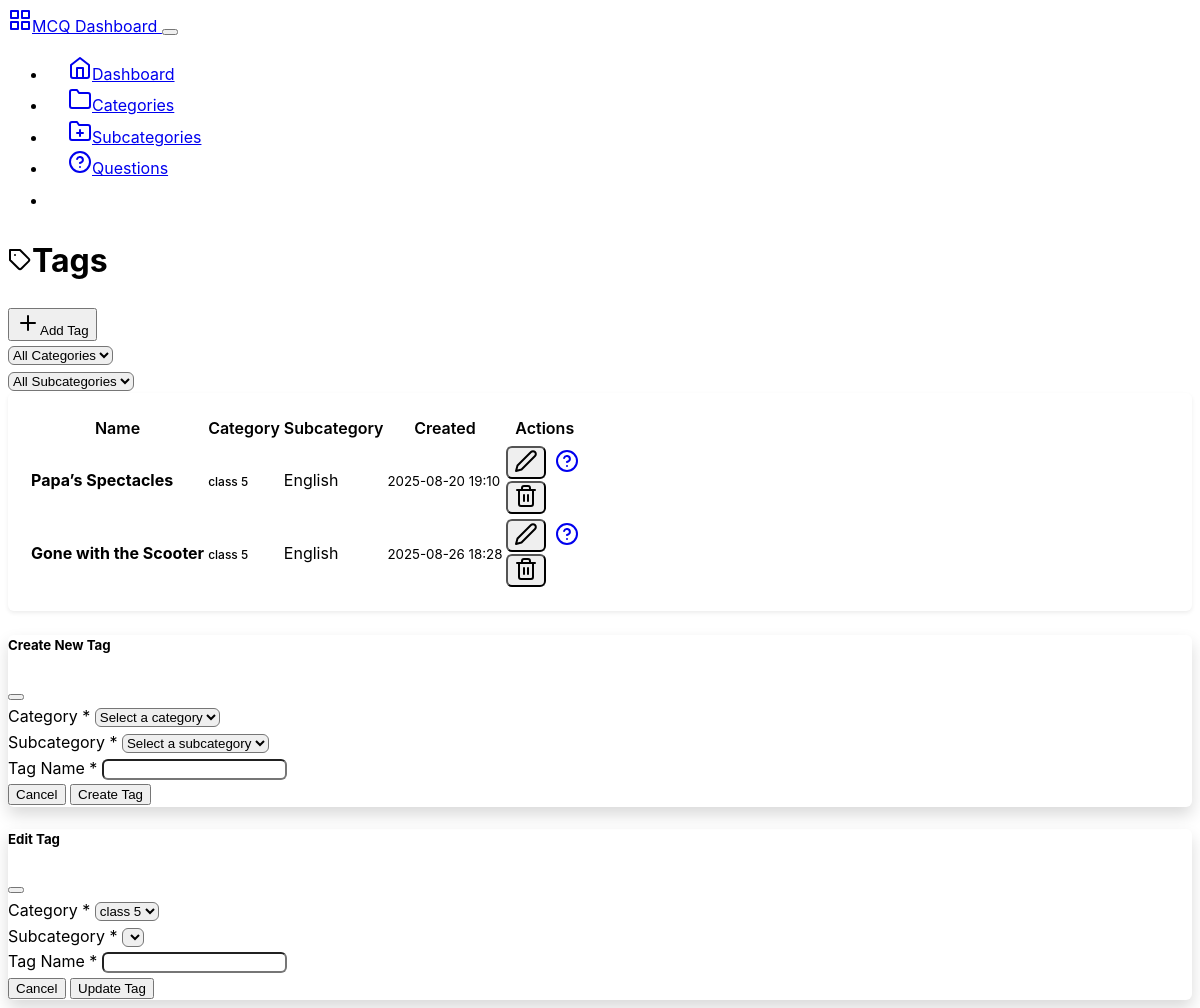
The page /backend/tags on the database its author committed.
### mcqbox/model.py (models this page shows, shortened)
class Tag(db.Model):
    id = db.Column(db.Integer, primary_key=True)
    name = db.Column(db.String(50), nullable=False)
    category_id = db.Column(db.Integer, db.ForeignKey('category.id'), nullable=False)
    category = db.relationship('Category', backref=db.backref('tags', lazy=True))
    subcategory_id = db.Column(db.Integer, db.ForeignKey('subcategory.id'), nullable=True)
    subcategory = db.relationship('Subcategory', backref=db.backref('tags', lazy=True))
    created_at = db.Column(db.DateTime, server_default=db.func.now())

class Category(db.Model):
    id = db.Column(db.Integer, primary_key=True)
    name = db.Column(db.String(50), nullable=False, unique=True)
    description = db.Column(db.String(200), nullable=True)
    created_at = db.Column(db.DateTime, server_default=db.func.now())
    updated_at = db.Column(db.DateTime, server_default=db.func.now(), onupdate=db.func.now())

class Subcategory(db.Model):
    id = db.Column(db.Integer, primary_key=True)
    name = db.Column(db.String(50), nullable=False)
    category_id = db.Column(db.Integer, db.ForeignKey('category.id'), nullable=False)
    category = db.relationship('Category', backref=db.backref('subcategories', lazy=True))
    description = db.Column(db.String(200), nullable=True)
    created_at = db.Column(db.DateTime, server_default=db.func.now())
    updated_at = db.Column(db.DateTime, server_default=db.func.now(), onupdate=db.func.now())

### mcqbox/backend/route.py (the view)
@app.route('/backend/tags')
def tags():
    category_id = request.args.get('category_id', type=int)
    subcategory_id = request.args.get('subcategory_id', type=int)
    categories = Category.query.all()
    if category_id:
        subcategories_list = Subcategory.query.filter_by(category_id=category_id).all()
        tag = Tag.query.filter_by(category_id=category_id, subcategory_id= subcategory_id).all()
    else:
        tag = Tag.query.all()
        subcategories_list = []
    return render_template('tags.html',
                            tags = tag,
                           categories=categories,
                           selected_category=category_id,
                            selected_subcategory=subcategory_id,
                             subcategories=subcategories_list
                           )

### mcqbox/backend/templates/tags.html (shortened to what this page needs)
{% extends "base.html" %}
{% block content %}
<div class="row">
    <div class="col-12">
        <div class="d-flex justify-content-between align-items-center mb-4">
            <h1><i data-feather="tag" class="me-2"></i>Tags</h1>
            <button class="btn btn-primary" data-bs-toggle="modal" data-bs-target="#createTagModal">
                <i data-feather="plus" class="me-2"></i>Add Tag
            </button>
        </div>
    </div>
</div>
<div class="row mb-3">
    <div class="col-12">
        <form method="GET" id="filterForm">
            <div class="row">
                <div class="col-md-3">
                    <select name="category_id" class="form-select" id="categorySelect" onchange="updateSubcategories()">
                        <option value="">All Categories</option>
                    </select>
                </div>
                <div class="col-md-3">
                    <select name="subcategory_id" class="form-select" id="subcategorySelect"
                        onchange="this.form.submit()">
                        <option value="">All Subcategories</option>
                    </select>
                </div>
            </div>
        </form>
    </div>
</div>
<div class="row">
    <div class="col-12">
        <div class="card">
            <div class="card-body">
                {% if tags %}
                <div class="table-responsive">
                    <table class="table table-hover">
                        <thead>
                            <tr>
                                <th>Name</th>
                                <th>Category</th>
                                <th>Subcategory</th>
                                <th>Created</th>
                                <th class="text-end">Actions</th>
                            </tr>
                        </thead>
                        <tbody>
                            {% for tag in tags %}
                            <tr>
                                <td>
                                    <strong>{{ tag.name }}</strong>
                                </td>
                                <td>
                                    <span class="badge bg-secondary">
                                        {{ tag.category.name if tag.category.name else 'Unknown' }}
                                    </span>
                                </td>
                                <td>
                                    <span class="text-muted">
                                        {{ tag.subcategory.name if tag.subcategory else 'Unknown' }}
                                    </span>
                                </td>
                                <td>
                                    <small class="text-muted">{{ tag.created_at.strftime('%Y-%m-%d %H:%M') }}</small>
                                </td>
                                <td class="text-end">
                                    <div class="btn-group" role="group">
                                        <button class="btn btn-sm btn-outline-secondary"
                                            onclick="editTag('{{ tag.id }}', '{{ tag.name }}', {{ tag.category_id }}, {{ tag.subcategory_id }})"
                                            data-bs-toggle="modal" data-bs-target="#editTagModal">
                                            <i data-feather="edit-2"></i>
                                        </button>
                                        <a href="{{ url_for('questions', tag_id=tag.id) }}"
                                            class="btn btn-sm btn-outline-primary">
                                            <i data-feather="help-circle"></i>
                                        </a>
                                        <form method="POST" action="{{ url_for('delete_tag', tag_id=tag.id) }}"
                                            class="d-inline"
                                            onsubmit="return confirm('Are you sure? This will delete all questions in this subcategory.')">
                                            <button type="submit" class="btn btn-sm btn-outline-danger">
                                                <i data-feather="trash-2"></i>
                                            </button>
                                        </form>
                                    </div>
                                </td>
                            </tr>
                            {% endfor %}
                        </tbody>
                    </table>
                </div>
                {% endif %}
            </div>
        </div>
    </div>
</div>
<div class="modal fade" id="createTagModal" tabindex="-1" aria-hidden="true">
    <div class="modal-dialog">
        <div class="modal-content">
            <form method="POST" action="{{ url_for('create_tag') }}">
                <div class="modal-header">
                    <h5 class="modal-title">Create New Tag</h5>
                    <button type="button" class="btn-close" data-bs-dismiss="modal"></button>
                </div>
                <div class="modal-body">
                    <div class="mb-3">
                        <label for="createCategoryId" class="form-label">Category *</label>
                        <select class="form-select" id="createCategoryId" name="category_id"
                            onchange="updateCreateSubcategories()" required>
                            <option value="">Select a category</option>
                        </select>
                    </div>
                    <div class="mb-3">
                        <label for="createSubcategoryId" class="form-label">Subcategory *</label>
                        <select class="form-select" id="createSubcategoryId" name="subcategory_id" required>
                            <option value="">Select a subcategory</option>
                        </select>
                    </div>
                    <div class="mb-3">
                        <label for="name" class="form-label">Tag Name *</label>
                        <input type="text" class="form-control" id="name" name="name" required>
                    </div>
                </div>
                <div class="modal-footer">
                    <button type="button" class="btn btn-secondary" data-bs-dismiss="modal">Cancel</button>
                    <button type="submit" class="btn btn-primary">Create Tag</button>
                </div>
            </form>
        </div>
    </div>
</div>
<div class="modal fade" id="editTagModal" tabindex="-1">
    <div class="modal-dialog">
        <div class="modal-content">
            <form method="POST" id="editTagForm">
                <div class="modal-header">
                    <h5 class="modal-title">Edit Tag</h5>
                    <button type="button" class="btn-close" data-bs-dismiss="modal"></button>
                </div>
                <div class="modal-body">
                    <div class="mb-3">
                        <label for="editCategoryId" class="form-label">Category *</label>
                        <select class="form-select" id="editCategoryId" name="category_id"
                            onchange="updateEditSubcategories(this.value)" required>
                            {% for category in categories %}
                            <option value="{{ category.id }}">{{ category.name }}</option>
                            {% endfor %}
                        </select>
                    </div>
                    <div class="mb-3">
                        <label for="editSubcategoryId" class="form-label">Subcategory *</label>
                        <select class="form-select" id="editSubcategoryId" name="subcategory_id" required>
                        </select>
                    </div>
                    <div class="mb-3">
                        <label for="editName" class="form-label">Tag Name *</label>
                        <input type="text" class="form-control" id="editName" name="name" required>
                    </div>
                </div>
                <div class="modal-footer">
                    <button type="button" class="btn btn-secondary" data-bs-dismiss="modal">Cancel</button>
                    <button type="submit" class="btn btn-primary">Update Tag</button>
                </div>
            </form>
        </div>
    </div>
</div>
{%endblock%}

### mcqbox/backend/static/css/custom.css (style rules this page uses)
:root { --sidebar-width: 250px; --header-height: 70px; --border-radius: 0.375rem; --box-shadow: 0 0.125rem 0.25rem rgba(0, 0, 0, 0.075); --box-shadow-lg: 0 0.5rem 1rem rgba(0, 0, 0, 0.15); }
body { font-family: -apple-system, BlinkMacSystemFont, "Segoe UI", Roboto, "Helvetica Neue", Arial, sans-serif; line-height: 1.6; }
.card { border-radius: var(--border-radius); box-shadow: var(--box-shadow); margin-bottom: 1.5rem; }
.card-body { padding: 1.25rem; }
.table { margin-bottom: 0; }
.table th { border-top: none; font-weight: 600; color: var(--bs-body-color); background-color: var(--bs-secondary-bg); }
.btn-group .btn { border-radius: var(--border-radius) !important; margin-right: 0.25rem; }
.btn-group .btn:last-child { margin-right: 0; }
.modal-content { border-radius: var(--border-radius); box-shadow: var(--box-shadow-lg); }
.modal-header { border-bottom: 1px solid var(--bs-border-color); }
.modal-footer { border-top: 1px solid var(--bs-border-color); }
.form-control, .form-select { border-radius: var(--border-radius); }
.badge { font-size: 0.75rem; font-weight: 500; }

### rows shown on the page
Tag: name "Papa’s Spectacles", category "class 5", subcategory "English", created_at "2025-08-20 19:10"
Tag: name "Gone with the Scooter", category "class 5", subcategory "English", created_at "2025-08-26 18:28"

### other values the page prints
form field category_id "class 5"
